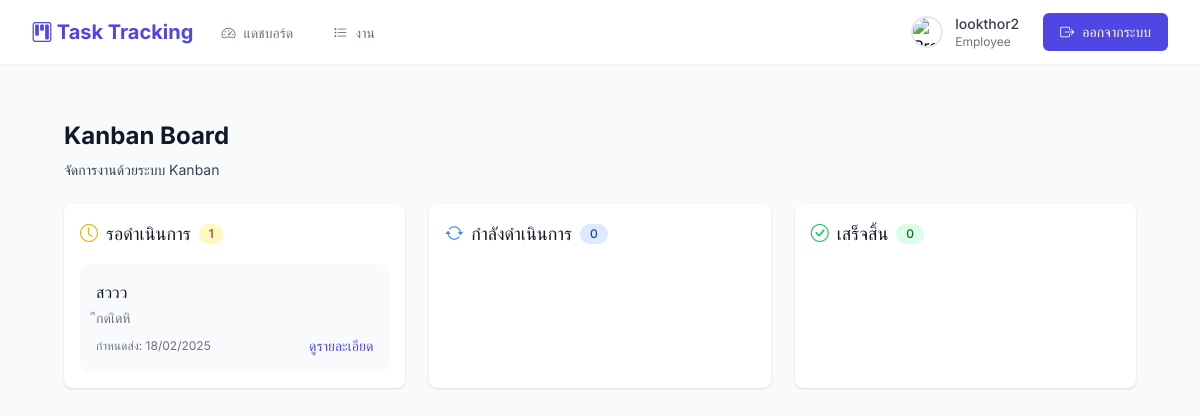
/kanban.php (signed in), run on the app's committed database.
### tables this page shows
CREATE TABLE `tasks` (
  `task_id` int(11) NOT NULL,
  `title` varchar(255) NOT NULL,
  `description` text DEFAULT NULL,
  `status` enum('pending','in_progress','completed','cancelled') DEFAULT 'pending',
  `priority` enum('low','medium','high','urgent') DEFAULT 'medium',
  `due_date` date DEFAULT NULL,
  `created_at` datetime DEFAULT current_timestamp(),
  `updated_at` datetime DEFAULT current_timestamp() ON UPDATE current_timestamp(),
  `created_by` int(11) DEFAULT NULL,
  `assigned_to` int(11) DEFAULT NULL,
  `project_id` int(11) DEFAULT NULL,
  `assigned_by` int(11) DEFAULT NULL
);

### kanban.php (the view, shortened to what this page needs)
<?php
require_once 'db.php';
include 'header.php';
$user_id = $_SESSION['user_id'];
$sql = "SELECT t.*, p.project_name, u.username as assigned_by_name
        FROM tasks t
        LEFT JOIN projects p ON t.project_id = p.project_id
        LEFT JOIN users u ON t.created_by = u.user_id
        WHERE t.assigned_to = ?
        ORDER BY t.due_date ASC";
$stmt = $conn->prepare($sql);
$stmt->bind_param("i", $user_id);
$stmt->execute();
$result = $stmt->get_result();
$tasks = [
    'pending' => [],
    'in_progress' => [],
    'completed' => []
];
while ($task = $result->fetch_assoc()) {
    $tasks[$task['status']][] = $task;
}
?>
<div class="min-h-screen bg-gray-50 py-6">
    <div class="max-w-7xl mx-auto px-4 sm:px-6 lg:px-8">
        <div class="mb-6">
            <h1 class="text-2xl font-bold text-gray-900">Kanban Board</h1>
            <p class="mt-2 text-sm text-gray-700">จัดการงานด้วยระบบ Kanban</p>
        </div>
        <div class="grid grid-cols-1 md:grid-cols-3 gap-6">
            <div class="bg-white rounded-lg shadow p-4">
                <h2 class="text-lg font-medium text-gray-900 mb-4 flex items-center">
                    <i class="bi bi-clock text-yellow-500 mr-2"></i>
                    รอดำเนินการ
                    <span class="ml-2 bg-yellow-100 text-yellow-800 text-xs font-medium px-2.5 py-0.5 rounded-full">
                        <?php echo count($tasks['pending']); ?>
                    </span>
                </h2>
                <div class="space-y-4">
                    <?php foreach ($tasks['pending'] as $task): ?>
                        <div class="bg-gray-50 p-4 rounded-lg hover:shadow transition-shadow">
                            <h3 class="font-medium text-gray-900"><?php echo htmlspecialchars($task['title']); ?></h3>
                            <p class="text-sm text-gray-500 mt-1"><?php echo htmlspecialchars($task['description']); ?></p>
                            <div class="mt-2 flex justify-between items-center">
                                <span class="text-xs text-gray-500">
                                    กำหนดส่ง: <?php echo date('d/m/Y', strtotime($task['due_date'])); ?>
                                </span>
                                <a href="view_task.php?id=<?php echo $task['task_id']; ?>"
                                   class="text-indigo-600 hover:text-indigo-900 text-sm">
                                    ดูรายละเอียด
                                </a>
                            </div>
                        </div>
                    <?php endforeach; ?>
                </div>
            </div>
            <div class="bg-white rounded-lg shadow p-4">
                <h2 class="text-lg font-medium text-gray-900 mb-4 flex items-center">
                    <i class="bi bi-arrow-repeat text-blue-500 mr-2"></i>
                    กำลังดำเนินการ
                    <span class="ml-2 bg-blue-100 text-blue-800 text-xs font-medium px-2.5 py-0.5 rounded-full">
                        <?php echo count($tasks['in_progress']); ?>
                    </span>
                </h2>
            </div>
            <div class="bg-white rounded-lg shadow p-4">
                <h2 class="text-lg font-medium text-gray-900 mb-4 flex items-center">
                    <i class="bi bi-check-circle text-green-500 mr-2"></i>
                    เสร็จสิ้น
                    <span class="ml-2 bg-green-100 text-green-800 text-xs font-medium px-2.5 py-0.5 rounded-full">
                        <?php echo count($tasks['completed']); ?>
                    </span>
                </h2>
            </div>
        </div>
    </div>
</div>
<?php include 'footer.php'; ?>

### data on the page
tasks: title "สววว", description "ืกดเิดหิ", due_date "18/02/2025"

### other printed values
$_SESSION['username'] "lookthor2"
$_SESSION['role'] "Employee"
count($tasks['pending']) "1"
count($tasks['in_progress']) "0"
count($tasks['completed']) "0"
